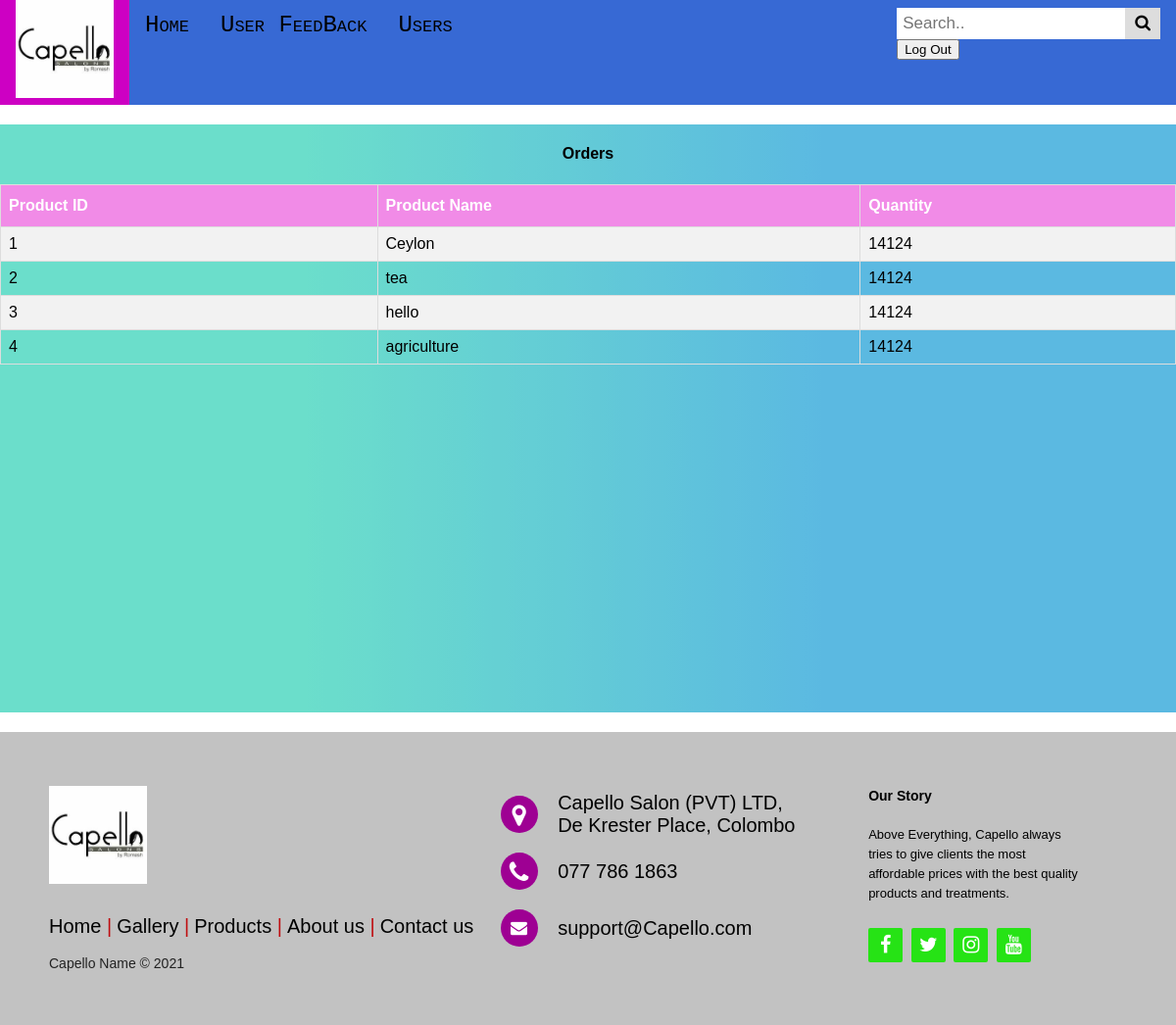
The app's page /admin/manageorders.php (signed in) with its own data.
### tables this page shows
CREATE TABLE `tblorder` (
  `id` int(100) NOT NULL,
  `name` varchar(100) NOT NULL,
  `Quantity` int(100) NOT NULL
);

### admin/manageorders.php (the view, shortened to what this page needs)
<!doctype html>
<html>
<head>
	<link rel="stylesheet" href="css/style.css">
	<link rel="stylesheet" href="https://cdnjs.cloudflare.com/ajax/libs/font-awesome/4.7.0/css/font-awesome.min.css">
	 <link href="css/slider.css" rel="stylesheet">
</head>
<body class="">
<div class="topnav" style=" margin-bottom: 20px;" >
<a style="padding-top:0px; padding-bottom: 0px"><img src="images/download.jpeg.jpg" width="100px" height="100px"></a>
<a class="active" href="amanageorders.php">Home</a>
<a  href="adminfeedbacksview.php">User FeedBack </a>
<a  href="adminusersview.php">Users</a>
  <div class="search-container">
    <form action="/action_page.php">
      <input type="text" placeholder="Search.." name="search">
      <button type="submit"><i class="fa fa-search"></i></button>
    </form>
    <form method="POST">
    <input name="logout" class="cart_btn" type="submit" value="Log Out">
  </form>
  </div>
</div>
<div class="section1" style=" margin-bottom: 20px;">
<?php
$mysqli = new mysqli('localhost','root','','makfab') or die(mysqli_error($mysqli));
$result  = $mysqli->query("SELECT * FROM tblorder") or die ($mysqli->erorr);
 ?>
<div class="section1" style="overflow-y: scroll">
		<div align="center" class="badge" style="font-size: : 40px;font:small-caps"><h4> Orders</h4></div>
	<table id="productsview">
  <tr>
	 	<th>Product ID</th>
    	<th>Product Name</th>
		<th>Quantity</th>
  </tr>
 <?php
 		while ($row= $result->fetch_assoc()):  ?>
 			<tr>
 				<td> <?php echo $row['id']; ?> </td>
 				<td> <?php echo $row['name']; ?> </td>
 				<td> <?php echo $row['Quantity']; ?> </td>
  </tr>
 <?php endwhile; ?>
 	 </table>
 	</div>
</div>
<footer class="footer-distributed">
			<div class="footer-left">
				<a><img src="images/download.jpeg.jpg" alt="" width="100px" height="100"  ></a>
				<p class="footer-links">
					<a href="index.html" class="link-1">Home</a>
					<a href="gallery.html">Gallery</a>
					<a href="products.html">Products</a>
					<a href="aboutus.html">About us</a>
					<a href="contactus.html">Contact us</a>
				</p>
				<p class="footer-company-name">Capello Name © 2021</p>
			</div>
			<div class="footer-center">
				<div>
					<i class="fa fa-map-marker"></i>
					<p>Capello Salon (PVT) LTD,<br> De Krester Place, Colombo</p>
				</div>
				<div>
					<i class="fa fa-phone"></i>
					<p>077 786 1863</p>
				</div>
				<div>
					<i class="fa fa-envelope"></i>
						<p><a href="Capello:support@company.com">support@Capello.com</a></p>
				</div>
			</div>
			<div class="footer-right">
				<p class="footer-company-about">
					<span>Our Story</span>
					Above Everything, Capello always tries to give clients the most affordable prices with the best quality products and treatments.
				</p>
				<div class="footer-icons">
					<a href="#"><i class="fa fa-facebook"></i></a>
					<a href="#"><i class="fa fa-twitter"></i></a>
					<a href="#"><i class="fa fa-instagram"></i></a>
					<a href="#"><i class="fa fa-youtube"></i></a>
				</div>
			</div>
		</footer>
	</body>
	</html>

### admin/css/style.css (style rules this page uses)
* { box-sizing: border-box; }
.section1 { height: 600px; width: 100%; overflow: hidden; background-repeat: no-repeat; box-shadow: inset 0 0 0 3000px rgba(255,255,255,0.3); background-size: 100% 600px; }
.footer-distributed { background: #C2C2C2; box-shadow: 0 1px 1px 0 rgba(0, 0, 0, 0.12); box-sizing: border-box; width: 100%; text-align: left; font: bold 20px sans-serif; padding: 55px 50px; }
.footer-distributed .footer-left, .footer-distributed .footer-center, .footer-distributed .footer-right { display: inline-block; vertical-align: top; }
.footer-distributed .footer-left { width: 40%; }
.footer-distributed .footer-links { color: #ffffff; margin: 20px 0 12px; padding: 0; color: black; }
.footer-distributed .footer-links a { display:inline-block; line-height: 1.8; font-weight:400; text-decoration: none; color: inherit; }
.footer-distributed .footer-company-name { color: #222; font-size: 14px; font-weight: normal; margin: 0; }
.footer-distributed .footer-center { width: 35%; }
.footer-distributed .footer-center i { background-color: #9E0093; color: #ffffff; font-size: 25px; width: 38px; height: 38px; border-radius: 50%; text-align: center; line-height: 42px; margin: 10px 15px; vertical-align: middle; }
.footer-distributed .footer-center i.fa-envelope { font-size: 17px; line-height: 38px; }
.footer-distributed .footer-center p { display: inline-block; color: #FF6799; font-weight:400; vertical-align: middle; margin:0; color: black; }
.footer-distributed .footer-center p a { color: black; text-decoration: none;; }
.footer-distributed .footer-links a:before { content: "|"; font-weight:300; font-size: 20px; left: 0; color: #BF0D10; display: inline-block; padding-right: 5px; }
.footer-distributed .footer-links .link-1:before { content: none; }
.footer-distributed .footer-right { width: 20%; }
.footer-distributed .footer-company-about { line-height: 20px; color: black; font-size: 13px; font-weight: normal; margin: 0; }
.footer-distributed .footer-company-about span { display: block; color: black; font-size: 14px; font-weight: bold; margin-bottom: 20px; }
.footer-distributed .footer-icons { margin-top: 25px; }
.footer-distributed .footer-icons a { display: inline-block; width: 35px; height: 35px; cursor: pointer; background-color: #26E315 ; border-radius: 2px; font-size: 20px; color: #ffffff; text-align: center; line-height: 35px; margin-right: 3px; margin-bottom: 5px; }
body { margin: 0; font-family: Arial, Helvetica, sans-serif; }
.topnav { overflow: hidden; background-color: #3769d4; }
.topnav a { float: left; display: block; color: black; text-align: center; padding: 12px 16px; text-decoration: none; font-size: 24px; font-family: Consolas, "Andale Mono", "Lucida Console", "Lucida Sans Typewriter", Monaco, "Courier New", "monospace"; font-variant: small-caps; }
.topnav .search-container { float: right; }
.topnav input[type=text] { padding: 6px; margin-top: 8px; font-size: 17px; border: none; }
.topnav .search-container button { float: right; padding: 6px 10px; margin-top: 8px; margin-right: 16px; background: #ddd; font-size: 17px; border: none; cursor: pointer; }

### admin/css/slider.css (style rules this page uses)
a { text-decoration: none; }

### admin/manageorders.php (style rules this page uses)
.section1 { background: rgb(43,207,180); background: linear-gradient(90deg, rgba(43,207,180,1) 26%, rgba(20,155,212,1) 70%); }
#productsview { font-family: "Trebuchet MS", Arial, Helvetica, sans-serif; border-collapse: collapse; width: 100%; }
#productsview td, #productsview th { border: 1px solid #ddd; padding: 8px; }
#productsview tr:nth-child(even) { background-color: #f2f2f2; }
#productsview th { padding-top: 12px; padding-bottom: 12px; text-align: left; background-color: #F18BE7; color: white; }

### records on screen
tblorder: id "1", name "Ceylon", Quantity "14124"
tblorder: id "2", name "tea", Quantity "14124"
tblorder: id "3", name "hello", Quantity "14124"
tblorder: id "4", name "agriculture", Quantity "14124"
